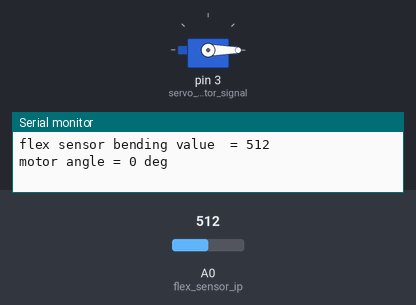
Simulated run of this sketch. Board: Arduino Uno, built with avr-gcc and run on an emulated ATmega328P. Shown: servo, the last lines printed to the serial monitor. The inputs (shaded band) are chosen by the test bench; at power-on: A0 (flex_sensor_ip) = 512.

Above: at 0.1 s.
At 31.1 s:
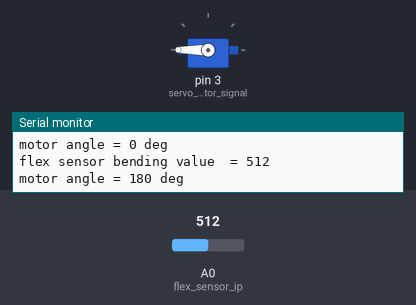
Timing chart, 0 to 40.0 s (numbered marks = the images above):
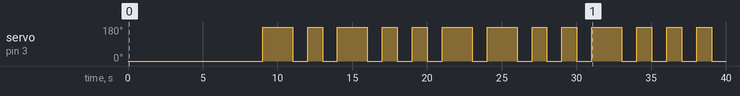

The sketch:

code1.ino
```cpp
//Program to

#include <Servo.h>  // header file for servo library functions

#define flex_sensor_ip A0 // flex sensor pin as A0

#define servo_motor_signal 3 // servo motor PWM ip signal as pin 3

Servo servo_motor; // create instance of servo class

int servo_angle,actual_motor_angle;


void setup()

  {

servo_motor.attach(servo_motor_signal); // attach servo motor

Serial.begin(9600); // initialize serial communication

servo_motor.write(90); // set motor angle to 90 deg

  }


void loop()

  {

int flex_sensor_value = analogRead(flex_sensor_ip);// read flex sensor

// map its values in to servo motor angle values

servo_angle = map(servo_angle,820,960,0,180);


servo_motor.write(servo_angle); // rotate servo motor

actual_motor_angle = servo_motor.read(); // read motor angle

Serial.print("flex sensor bending value  = ");

Serial.println(flex_sensor_value); // display sensor value

Serial.print("motor angle = ");

Serial.print(actual_motor_angle); // and motor angle

Serial.println(" deg");

delay(1000);

  }
```

Measured:
- by itself, servo on pin 3 (servo_motor_signal): 0° → 180° at 9.0 s, → 0° 2.0 s later, → 180° 1.0 s later, → 0° 1.0 s later, … (26 changes in this stretch)
